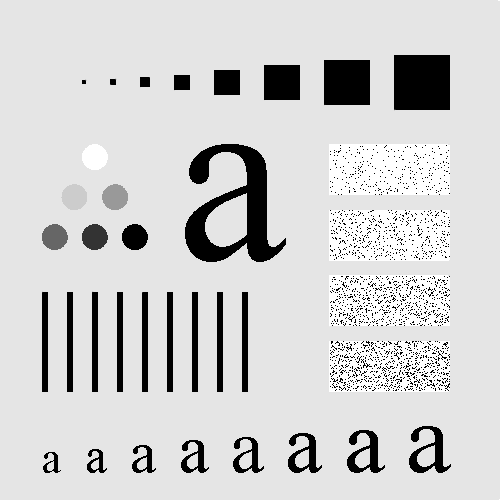
%> input picture lab6/plansza.bmp, 500 x 500 px
$ octave filtr_doln.m   (GNU Octave 9; MATLAB toolbox functions it lacks are replaced by stand-ins)
%> lines starting %> are read from the running program, lines starting %| are printed output that depends on the picture
clearvars; close all; clc;
image = imread('plansza.bmp');
%> image is the input picture: size 500x500 uint8; min 0, max 255, mean 207.4

filtrAvg = fspecial('average', 3);
conv = conv2(double(image), filtrAvg, 'same');
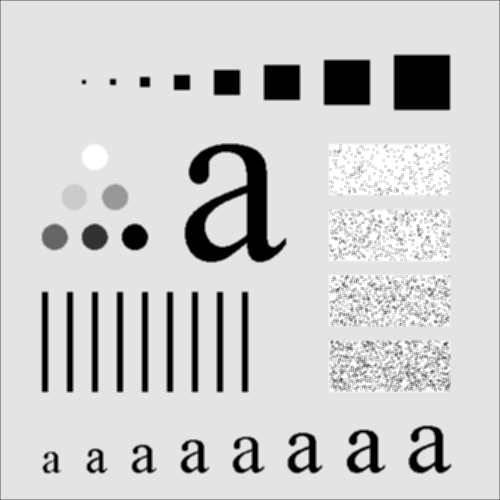
%> conv: size 500x500 double; min 0, max 255, mean 206.8; drawn with min black and max white
conv = uint8(conv);
%> conv: size 500x500 uint8

subplot(3,3,1); imshow(image); title('oryginal');
subplot(3,3,2); imshow(conv); title('average');
subplot(3,3,3); imshow(imabsdiff(conv, image), []); title('imabsdiff');
%> after `imshow(imabsdiff(conv, image), [])`:
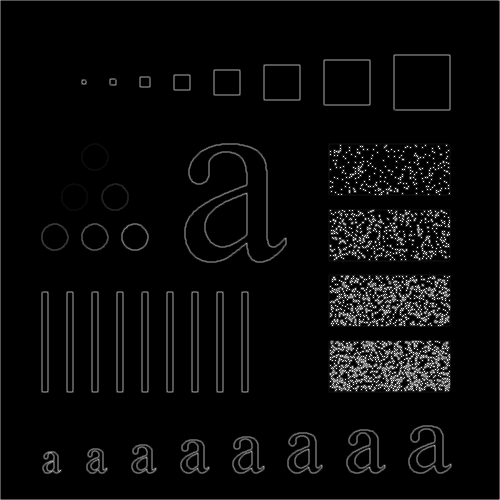
%> displayed picture: size 500x500, on the screen's scale of 0 to 255; min 0, max 255, mean 9.6

%maska
M = [1 2 1; 2 4 2; 1 2 1];
M = M / sum(sum(M));

convM = conv2(double(image), M, 'same');
convM = uint8(convM);
%> convM: size 500x500 uint8

subplot(3,3,4); imshow(image); title('oryginal');
subplot(3,3,5); imshow(convM); title('M');
subplot(3,3,6); imshow(imabsdiff(convM, image), []); title('imabsdiff');

%gaussian
filtrG = fspecial('gaussian', 5, 0.5);
convG = uint8(conv2(double(image), filtrG, 'same'));

subplot(3,3,7); imshow(image); title('oryginal');
subplot(3,3,8); imshow(convG); title('gaussian');
subplot(3,3,9); imshow(imabsdiff(conv, image), []); title('imabsdiff');

figure;
mesh(filtrG);
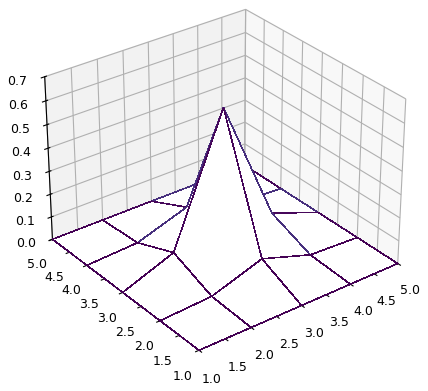
%> figure redrawn from the program's plot data
